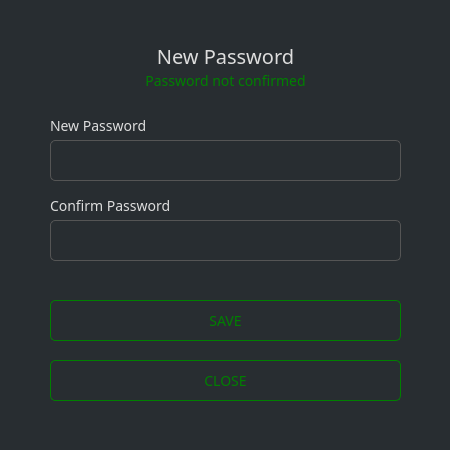
<?xml version="1.0" encoding="UTF-8"?>
<ui version="4.0">
 <class>NewPasswordDialog</class>
 <widget class="QDialog" name="NewPasswordDialog">
  <property name="geometry">
   <rect>
    <x>0</x>
    <y>0</y>
    <width>450</width>
    <height>450</height>
   </rect>
  </property>
  <property name="sizePolicy">
   <sizepolicy hsizetype="Fixed" vsizetype="Fixed">
    <horstretch>0</horstretch>
    <verstretch>0</verstretch>
   </sizepolicy>
  </property>
  <property name="windowTitle">
   <string>Enter password</string>
  </property>
  <property name="styleSheet">
   <string notr="true">background-color: #282d31; color: #ddd; border: 0px; font-family: Poppins;</string>
  </property>
  <layout class="QGridLayout" name="gridLayout">
   <property name="leftMargin">
    <number>0</number>
   </property>
   <property name="topMargin">
    <number>0</number>
   </property>
   <property name="rightMargin">
    <number>0</number>
   </property>
   <property name="bottomMargin">
    <number>0</number>
   </property>
   <item row="0" column="0" colspan="2">
    <widget class="QGroupBox" name="groupBox">
     <property name="styleSheet">
      <string notr="true"/>
     </property>
     <property name="title">
      <string/>
     </property>
     <widget class="QLabel" name="label_3">
      <property name="geometry">
       <rect>
        <x>50</x>
        <y>40</y>
        <width>351</width>
        <height>31</height>
       </rect>
      </property>
      <property name="font">
       <font>
        <family>Poppins</family>
        <pointsize>15</pointsize>
       </font>
      </property>
      <property name="styleSheet">
       <string notr="true">color: #ddd; border-right: 0px;</string>
      </property>
      <property name="text">
       <string>New Password</string>
      </property>
      <property name="alignment">
       <set>Qt::AlignCenter</set>
      </property>
     </widget>
     <widget class="QLabel" name="label">
      <property name="geometry">
       <rect>
        <x>50</x>
        <y>110</y>
        <width>331</width>
        <height>31</height>
       </rect>
      </property>
      <property name="sizePolicy">
       <sizepolicy hsizetype="Maximum" vsizetype="Preferred">
        <horstretch>0</horstretch>
        <verstretch>0</verstretch>
       </sizepolicy>
      </property>
      <property name="minimumSize">
       <size>
        <width>0</width>
        <height>25</height>
       </size>
      </property>
      <property name="font">
       <font>
        <family>Poppins</family>
        <pointsize>-1</pointsize>
       </font>
      </property>
      <property name="styleSheet">
       <string notr="true">color: #ddd;border-right: 0px;font-size: 14px;</string>
      </property>
      <property name="text">
       <string>New Password</string>
      </property>
     </widget>
     <widget class="QLineEdit" name="m_passwordEdit">
      <property name="geometry">
       <rect>
        <x>50</x>
        <y>140</y>
        <width>351</width>
        <height>41</height>
       </rect>
      </property>
      <property name="sizePolicy">
       <sizepolicy hsizetype="Expanding" vsizetype="Fixed">
        <horstretch>0</horstretch>
        <verstretch>0</verstretch>
       </sizepolicy>
      </property>
      <property name="minimumSize">
       <size>
        <width>0</width>
        <height>31</height>
       </size>
      </property>
      <property name="font">
       <font>
        <family>Poppins</family>
        <pointsize>-1</pointsize>
       </font>
      </property>
      <property name="styleSheet">
       <string notr="true">padding: 3px; border: 1px solid #555; border-radius: 5px; font-family: 'Poppins'; font-size: 14px; color: #aaa;</string>
      </property>
      <property name="echoMode">
       <enum>QLineEdit::Password</enum>
      </property>
     </widget>
     <widget class="QLabel" name="label_2">
      <property name="geometry">
       <rect>
        <x>50</x>
        <y>190</y>
        <width>321</width>
        <height>31</height>
       </rect>
      </property>
      <property name="sizePolicy">
       <sizepolicy hsizetype="Maximum" vsizetype="Preferred">
        <horstretch>0</horstretch>
        <verstretch>0</verstretch>
       </sizepolicy>
      </property>
      <property name="minimumSize">
       <size>
        <width>0</width>
        <height>25</height>
       </size>
      </property>
      <property name="font">
       <font>
        <family>Poppins</family>
        <pointsize>-1</pointsize>
       </font>
      </property>
      <property name="styleSheet">
       <string notr="true">color: #ddd;border-right: 0px;font-size: 14px;</string>
      </property>
      <property name="text">
       <string>Confirm Password</string>
      </property>
     </widget>
     <widget class="QLineEdit" name="m_passwordConfirmationEdit">
      <property name="geometry">
       <rect>
        <x>50</x>
        <y>220</y>
        <width>351</width>
        <height>41</height>
       </rect>
      </property>
      <property name="minimumSize">
       <size>
        <width>0</width>
        <height>31</height>
       </size>
      </property>
      <property name="font">
       <font>
        <family>Poppins</family>
        <pointsize>-1</pointsize>
       </font>
      </property>
      <property name="styleSheet">
       <string notr="true">padding: 3px; border: 1px solid #555; border-radius: 5px; font-family: 'Poppins'; font-size: 14px; color: #aaa;</string>
      </property>
      <property name="echoMode">
       <enum>QLineEdit::Password</enum>
      </property>
     </widget>
     <widget class="QLabel" name="m_errorLabel">
      <property name="geometry">
       <rect>
        <x>0</x>
        <y>70</y>
        <width>451</width>
        <height>21</height>
       </rect>
      </property>
      <property name="font">
       <font>
        <family>Poppins</family>
        <pointsize>-1</pointsize>
       </font>
      </property>
      <property name="styleSheet">
       <string notr="true">color: green;border-right: 0px;font-size: 14px;</string>
      </property>
      <property name="text">
       <string>Password not confirmed</string>
      </property>
      <property name="alignment">
       <set>Qt::AlignCenter</set>
      </property>
     </widget>
     <widget class="QPushButton" name="m_okButton">
      <property name="enabled">
       <bool>false</bool>
      </property>
      <property name="geometry">
       <rect>
        <x>50</x>
        <y>300</y>
        <width>351</width>
        <height>41</height>
       </rect>
      </property>
      <property name="minimumSize">
       <size>
        <width>131</width>
        <height>31</height>
       </size>
      </property>
      <property name="font">
       <font>
        <family>Poppins</family>
        <pointsize>-1</pointsize>
       </font>
      </property>
      <property name="styleSheet">
       <string notr="true">color: green; border: 1px solid green; font-size: 14px; border-radius: 5px;</string>
      </property>
      <property name="text">
       <string>SAVE</string>
      </property>
      <property name="default">
       <bool>true</bool>
      </property>
     </widget>
     <widget class="QPushButton" name="m_cancelButton">
      <property name="geometry">
       <rect>
        <x>50</x>
        <y>360</y>
        <width>351</width>
        <height>41</height>
       </rect>
      </property>
      <property name="minimumSize">
       <size>
        <width>131</width>
        <height>31</height>
       </size>
      </property>
      <property name="font">
       <font>
        <family>Poppins</family>
        <pointsize>-1</pointsize>
       </font>
      </property>
      <property name="styleSheet">
       <string notr="true">color: green; border: 1px solid green; font-size: 14px; border-radius: 5px;</string>
      </property>
      <property name="text">
       <string>CLOSE</string>
      </property>
     </widget>
    </widget>
   </item>
  </layout>
 </widget>
 <resources/>
 <connections>
  <connection>
   <sender>m_okButton</sender>
   <signal>clicked()</signal>
   <receiver>NewPasswordDialog</receiver>
   <slot>accept()</slot>
   <hints>
    <hint type="sourcelabel">
     <x>147</x>
     <y>102</y>
    </hint>
    <hint type="destinationlabel">
     <x>147</x>
     <y>63</y>
    </hint>
   </hints>
  </connection>
  <connection>
   <sender>m_cancelButton</sender>
   <signal>clicked()</signal>
   <receiver>NewPasswordDialog</receiver>
   <slot>reject()</slot>
   <hints>
    <hint type="sourcelabel">
     <x>241</x>
     <y>102</y>
    </hint>
    <hint type="destinationlabel">
     <x>147</x>
     <y>63</y>
    </hint>
   </hints>
  </connection>
  <connection>
   <sender>m_passwordEdit</sender>
   <signal>textChanged(QString)</signal>
   <receiver>NewPasswordDialog</receiver>
   <slot>checkPassword(QString)</slot>
   <hints>
    <hint type="sourcelabel">
     <x>206</x>
     <y>25</y>
    </hint>
    <hint type="destinationlabel">
     <x>168</x>
     <y>64</y>
    </hint>
   </hints>
  </connection>
  <connection>
   <sender>m_passwordConfirmationEdit</sender>
   <signal>textChanged(QString)</signal>
   <receiver>NewPasswordDialog</receiver>
   <slot>checkPassword(QString)</slot>
   <hints>
    <hint type="sourcelabel">
     <x>206</x>
     <y>64</y>
    </hint>
    <hint type="destinationlabel">
     <x>168</x>
     <y>64</y>
    </hint>
   </hints>
  </connection>
 </connections>
 <slots>
  <slot>checkPassword(QString)</slot>
 </slots>
</ui>
